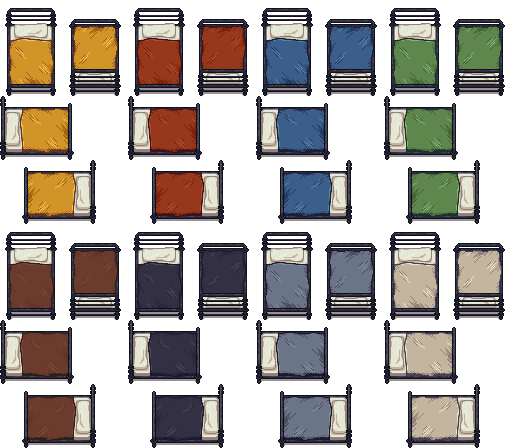
#> input picture tools/lpc_interior/beds_single_b.png, 512 x 448 px, given in place of wood_floor_a.png, which was not available
$ python gen_room.py
#> lines starting #> are read from the running program, lines starting #| are printed output that depends on the picture; pictures that were not available may be replaced by others from this repository, and a replacement may not be noted
"""家（自室）の背景 assets/field/home.png（昼）と home_night.png（夜）を、LPC の室内タイル素材から組み立てる。

素材：ElizaWy/LPC（LPC Revised）の床・壁・家具（tools/lpc_interior/ に同梱。OGA-BY 3.0）。
窓・風鈴・ドアは合う素材が無いので、同じドット絵の調子でここで描く。

見下ろしの一部屋。家具の位置と歩ける床（FieldMaps の home の roads_override）、
調べどころ（FieldMaps.HOME_*_POS：窓・ドア・部屋の真ん中）は、この配置に合わせてある。
配置を変えたら FieldMaps 側も直す。乱数の種は固定（何度実行しても同じ絵）。

  pip install pillow
  python3 tools/gen_room.py
"""
import os
import random

from PIL import Image, ImageDraw

HERE = os.path.dirname(os.path.abspath(__file__))
SRC = os.path.join(HERE, "lpc_interior")
OUT_DIR = os.path.join(HERE, "..", "assets", "field")  # home.png（昼）と home_night.png（夜）

W, H = 1152, 648
T = 32

# 部屋の外枠（px）。上の壁は ROOM_Y0〜FLOOR_Y0、床は FLOOR_Y0〜ROOM_Y1。
ROOM_X0, ROOM_X1 = 224, 928
ROOM_Y0, FLOOR_Y0, ROOM_Y1 = 64, 192, 624
EDGE = 12  # 左右・下の壁の厚み（見下ろしで見える壁の天端）

OUTSIDE = (26, 22, 20)
WALL_CAP = (92, 64, 44)      # 壁の天端（木の縁）
BASEBOARD = (110, 72, 44)    # 巾木
BASEBOARD_DARK = (74, 48, 30)


def load(name):
#> called with name = 'wood_floor_a.png'
	return Image.open(os.path.join(SRC, name)).convert("RGBA")
#> returned value is the input picture: PIL image 512x448 RGBA; mean R, G, B, A 57.8, 52.4, 49.1, 128.7


# [6 lines left out: function cell, not called in this run]


FLOOR = load("wood_floor_a.png")
WALLS = load("painted_walls.png")
#> call 2 of load, with name = 'painted_walls.png'
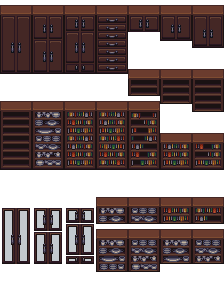
#> input picture tools/lpc_interior/cabinet.png, 224 x 288 px, given in place of painted_walls.png, which was not available
#> in load, returned value is the input picture: PIL image 224x288 RGBA; mean R, G, B, A 46, 31, 30.1, 162.7
BEDS = load("beds_single_b.png")
DESK = load("desk_office.png")
#> call 4 of load, with name = 'desk_office.png'
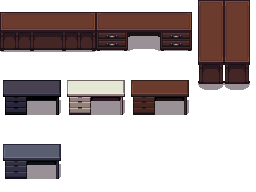
#> input picture tools/lpc_interior/desk_office.png, 256 x 192 px
#> in load, returned value is the input picture: PIL image 256x192 RGBA; mean R, G, B, A 31.7, 21.4, 21.1, 96.7
CHAIR = load("chair_office.png")
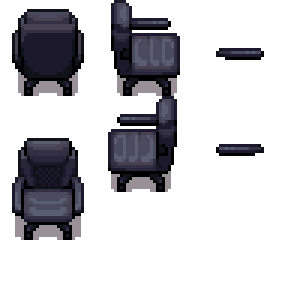
#> input picture tools/lpc_interior/chair_office.png, 96 x 96 px (shown 3 times larger)
#> in load, returned value is the input picture: PIL image 96x96 RGBA; mean R, G, B, A 11.1, 10.3, 14.2, 67.1
SHELF = load("shelf.png")
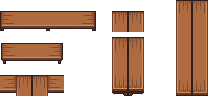
#> input picture tools/lpc_interior/shelf.png, 224 x 96 px
#> in load, returned value is the input picture: PIL image 224x96 RGBA; mean R, G, B, A 68.3, 42.1, 26.1, 115.2
DRESSER = load("dresser.png")
CABINET = load("cabinet.png")
#> (the run stopped early here; a loop or call above may not have finished)
